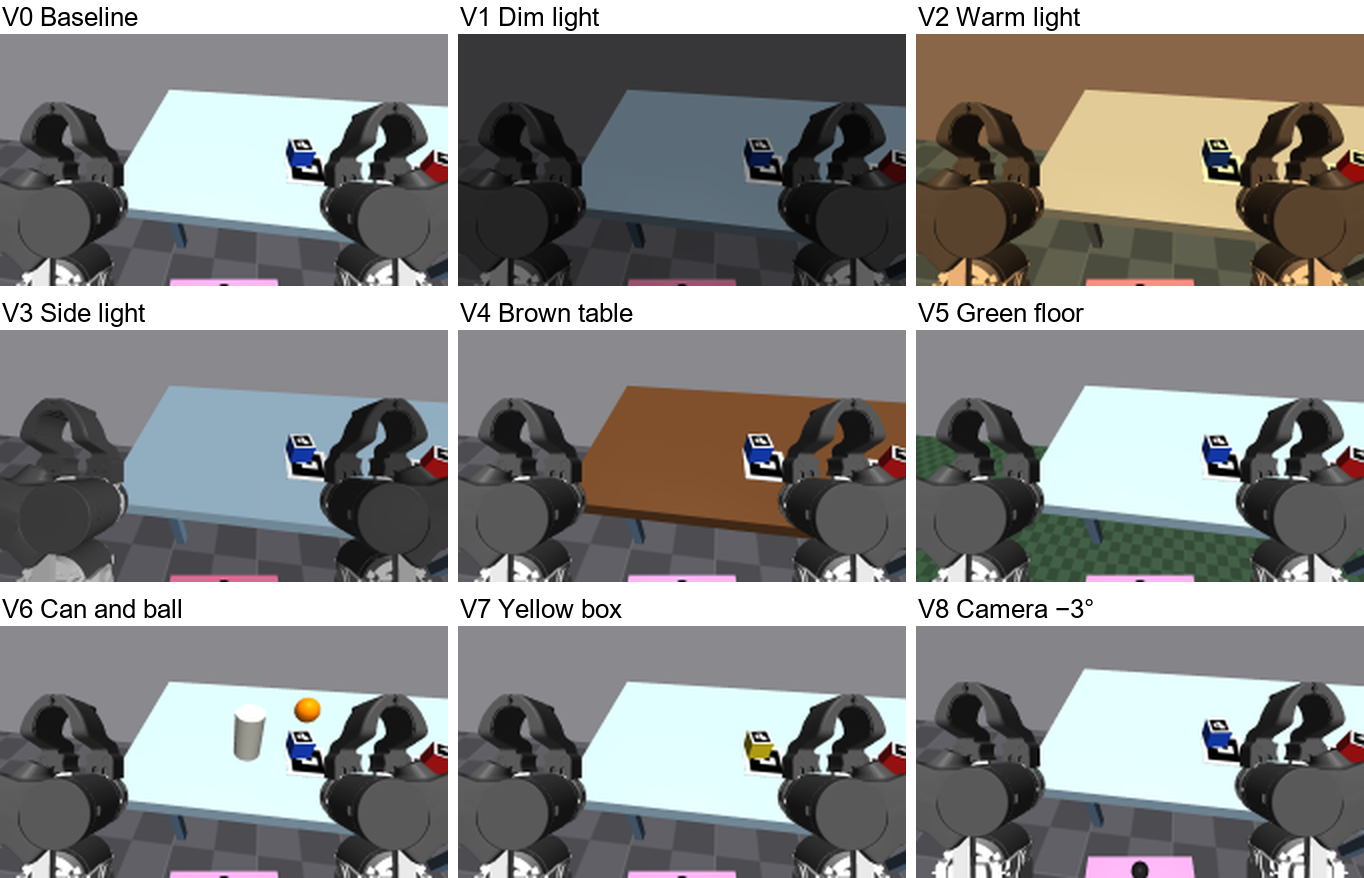

Here is the Python script that generated this plot:
"""Fig. 4: the head view of the first test scene under each visual condition (frames/ from perturb.py frame)."""
import os

import numpy as np
from PIL import Image, ImageDraw, ImageFont

P = os.path.dirname(os.path.abspath(__file__))
NAMES = ['V0 Baseline', 'V1 Dim light', 'V2 Warm light', 'V3 Side light', 'V4 Brown table',
         'V5 Green floor', 'V6 Can and ball', 'V7 Yellow box', 'V8 Camera −3°']
SCALE, GAP, LABEL = 2, 10, 34
font = ImageFont.truetype('arial.ttf', 26)

tiles = []
for i, name in enumerate(NAMES):
    frame = np.asarray(Image.open(os.path.join(P, 'frames', f'V{i}_pi05.png')).convert('RGB'))
    head = frame[:, :224]
    rows = np.where(head.reshape(224, -1).max(axis=1) > 0)[0]  # drop the black bands of the square pad
    head = Image.fromarray(head[rows[0]:rows[-1] + 1])
    head = head.resize((head.width * SCALE, head.height * SCALE), Image.LANCZOS)
    tile = Image.new('RGB', (head.width, head.height + LABEL), 'white')
    tile.paste(head, (0, LABEL))
    ImageDraw.Draw(tile).text((2, 2), name, fill='black', font=font)
    tiles.append(tile)

w, h = tiles[0].size
out = Image.new('RGB', (3 * w + 2 * GAP, 3 * h + 2 * GAP), 'white')
for i, tile in enumerate(tiles):
    out.paste(tile, ((i % 3) * (w + GAP), (i // 3) * (h + GAP)))
out.save(os.path.join(P, 'fig_perturb.png'))
print('saved', out.size, 'head rows', rows[0], rows[-1])
